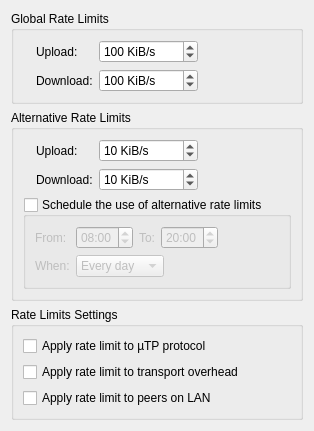
          <widget class="QWidget" name="scrollAreaWidgetContents_9">
           <property name="geometry">
            <rect>
             <x>0</x>
             <y>0</y>
             <width>302</width>
             <height>408</height>
            </rect>
           </property>
           <layout class="QVBoxLayout" name="verticalLayout_5">
            <item>
             <widget class="QGroupBox" name="rateLimitBox">
              <property name="title">
               <string>Global Rate Limits</string>
              </property>
              <layout class="QGridLayout" name="rateLimitBoxLayout">
               <item row="0" column="0" rowspan="2">
                <widget class="QLabel" name="labelGlobalRate" />
               </item>
               <item row="0" column="1">
                <widget class="QLabel" name="label_10">
                 <property name="text">
                  <string>Upload:</string>
                 </property>
                </widget>
               </item>
               <item row="0" column="2">
                <widget class="QSpinBox" name="spinUploadLimit">
                 <property name="specialValueText">
                  <string>∞</string>
                 </property>
                 <property name="suffix">
                  <string> KiB/s</string>
                 </property>
                 <property name="maximum">
                  <number>2000000</number>
                 </property>
                 <property name="stepType">
                  <enum>QAbstractSpinBox::StepType::AdaptiveDecimalStepType</enum>
                 </property>
                 <property name="value">
                  <number>100</number>
                 </property>
                </widget>
               </item>
               <item row="0" column="3">
                <spacer name="horizontalSpacer">
                 <property name="orientation">
                  <enum>Qt::Orientation::Horizontal</enum>
                 </property>
                 <property name="sizeHint" stdset="0">
                  <size>
                   <width>40</width>
                   <height>20</height>
                  </size>
                 </property>
                </spacer>
               </item>
               <item row="1" column="1">
                <widget class="QLabel" name="label_11">
                 <property name="text">
                  <string>Download:</string>
                 </property>
                </widget>
               </item>
               <item row="1" column="2">
                <widget class="QSpinBox" name="spinDownloadLimit">
                 <property name="specialValueText">
                  <string>∞</string>
                 </property>
                 <property name="suffix">
                  <string> KiB/s</string>
                 </property>
                 <property name="maximum">
                  <number>2000000</number>
                 </property>
                 <property name="stepType">
                  <enum>QAbstractSpinBox::StepType::AdaptiveDecimalStepType</enum>
                 </property>
                 <property name="value">
                  <number>100</number>
                 </property>
                </widget>
               </item>
              </layout>
             </widget>
            </item>
            <item>
             <widget class="QGroupBox" name="altRateLimitBox">
              <property name="title">
               <string>Alternative Rate Limits</string>
              </property>
              <layout class="QGridLayout" name="gridLayout_6">
               <item row="0" column="0" rowspan="2">
                <widget class="QLabel" name="labelAltRate" />
               </item>
               <item row="0" column="1">
                <widget class="QLabel" name="label_13">
                 <property name="text">
                  <string>Upload:</string>
                 </property>
                </widget>
               </item>
               <item row="0" column="2">
                <widget class="QSpinBox" name="spinUploadLimitAlt">
                 <property name="specialValueText">
                  <string>∞</string>
                 </property>
                 <property name="suffix">
                  <string> KiB/s</string>
                 </property>
                 <property name="maximum">
                  <number>2000000</number>
                 </property>
                 <property name="stepType">
                  <enum>QAbstractSpinBox::StepType::AdaptiveDecimalStepType</enum>
                 </property>
                 <property name="value">
                  <number>10</number>
                 </property>
                </widget>
               </item>
               <item row="0" column="3">
                <spacer name="horizontalSpacer_5">
                 <property name="orientation">
                  <enum>Qt::Orientation::Horizontal</enum>
                 </property>
                 <property name="sizeHint" stdset="0">
                  <size>
                   <width>40</width>
                   <height>20</height>
                  </size>
                 </property>
                </spacer>
               </item>
               <item row="1" column="1">
                <widget class="QLabel" name="label_14">
                 <property name="text">
                  <string>Download:</string>
                 </property>
                </widget>
               </item>
               <item row="1" column="2">
                <widget class="QSpinBox" name="spinDownloadLimitAlt">
                 <property name="specialValueText">
                  <string>∞</string>
                 </property>
                 <property name="suffix">
                  <string> KiB/s</string>
                 </property>
                 <property name="maximum">
                  <number>2000000</number>
                 </property>
                 <property name="stepType">
                  <enum>QAbstractSpinBox::StepType::AdaptiveDecimalStepType</enum>
                 </property>
                 <property name="value">
                  <number>10</number>
                 </property>
                </widget>
               </item>
               <item row="2" column="0" colspan="4">
                <widget class="QGroupBox" name="groupBoxSchedule">
                 <property name="title">
                  <string>Schedule the use of alternative rate limits</string>
                 </property>
                 <property name="checkable">
                  <bool>true</bool>
                 </property>
                 <property name="checked">
                  <bool>false</bool>
                 </property>
                 <layout class="QGridLayout" name="gridLayout_7">
                  <item row="0" column="0">
                   <widget class="QLabel" name="label_6">
                    <property name="toolTip">
                     <string>Start time</string>
                    </property>
                    <property name="text">
                     <string comment="From start time">From:</string>
                    </property>
                   </widget>
                  </item>
                  <item row="0" column="1">
                   <widget class="QTimeEdit" name="timeEditScheduleFrom">
                    <property name="wrapping">
                     <bool>true</bool>
                    </property>
                    <property name="displayFormat">
                     <string notr="true">hh:mm</string>
                    </property>
                    <property name="calendarPopup">
                     <bool>false</bool>
                    </property>
                    <property name="time">
                     <time>
                      <hour>8</hour>
                      <minute>0</minute>
                      <second>0</second>
                     </time>
                    </property>
                   </widget>
                  </item>
                  <item row="0" column="2">
                   <widget class="QLabel" name="label_17">
                    <property name="toolTip">
                     <string>End time</string>
                    </property>
                    <property name="text">
                     <string comment="To end time">To:</string>
                    </property>
                   </widget>
                  </item>
                  <item row="0" column="3">
                   <widget class="QTimeEdit" name="timeEditScheduleTo">
                    <property name="wrapping">
                     <bool>true</bool>
                    </property>
                    <property name="displayFormat">
                     <string notr="true">hh:mm</string>
                    </property>
                    <property name="time">
                     <time>
                      <hour>20</hour>
                      <minute>0</minute>
                      <second>0</second>
                     </time>
                    </property>
                   </widget>
                  </item>
                  <item row="0" column="4">
                   <spacer name="horizontalSpacer_8">
                    <property name="orientation">
                     <enum>Qt::Orientation::Horizontal</enum>
                    </property>
                    <property name="sizeHint" stdset="0">
                     <size>
                      <width>40</width>
                      <height>20</height>
                     </size>
                    </property>
                   </spacer>
                  </item>
                  <item row="1" column="0">
                   <widget class="QLabel" name="label_18">
                    <property name="text">
                     <string>When:</string>
                    </property>
                   </widget>
                  </item>
                  <item row="1" column="1" colspan="3">
                   <widget class="QComboBox" name="comboBoxScheduleDays">
                    <property name="sizePolicy">
                     <sizepolicy hsizetype="Fixed" vsizetype="Fixed">
                      <horstretch>0</horstretch>
                      <verstretch>0</verstretch>
                     </sizepolicy>
                    </property>
                    <item>
                     <property name="text">
                      <string>Every day</string>
                     </property>
                    </item>
                    <item>
                     <property name="text">
                      <string>Weekdays</string>
                     </property>
                    </item>
                    <item>
                     <property name="text">
                      <string>Weekends</string>
                     </property>
                    </item>
                   </widget>
                  </item>
                 </layout>
                </widget>
               </item>
              </layout>
             </widget>
            </item>
            <item>
             <widget class="QGroupBox" name="rateLimitsGroupBox">
              <property name="title">
               <string>Rate Limits Settings</string>
              </property>
              <layout class="QVBoxLayout" name="verticalLayout_30">
               <item>
                <widget class="ToggleSwitch" name="checkLimituTPConnections">
                 <property name="text">
                  <string>Apply rate limit to µTP protocol</string>
                 </property>
                </widget>
               </item>
               <item>
                <widget class="ToggleSwitch" name="checkLimitTransportOverhead">
                 <property name="text">
                  <string>Apply rate limit to transport overhead</string>
                 </property>
                </widget>
               </item>
               <item>
                <widget class="ToggleSwitch" name="checkLimitLocalPeerRate">
                 <property name="text">
                  <string>Apply rate limit to peers on LAN</string>
                 </property>
                </widget>
               </item>
              </layout>
             </widget>
            </item>
            <item>
             <spacer name="verticalSpacer_2">
              <property name="orientation">
               <enum>Qt::Orientation::Vertical</enum>
              </property>
              <property name="sizeHint" stdset="0">
               <size>
                <width>20</width>
                <height>40</height>
               </size>
              </property>
             </spacer>
            </item>
           </layout>
          </widget>
